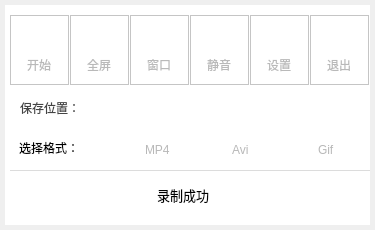
<?xml version="1.0" encoding="UTF-8"?>
<ui version="4.0">
 <class>main_window</class>
 <widget class="QWidget" name="main_window">
  <property name="minimumSize">
   <size>
    <width>375</width>
    <height>230</height>
   </size>
  </property>
  <property name="maximumSize">
   <size>
    <width>375</width>
    <height>230</height>
   </size>
  </property>
  <property name="windowTitle">
   <string>Form</string>
  </property>
  <layout class="QGridLayout" name="gridLayout">
   <property name="leftMargin">
    <number>0</number>
   </property>
   <property name="topMargin">
    <number>0</number>
   </property>
   <property name="rightMargin">
    <number>0</number>
   </property>
   <property name="bottomMargin">
    <number>0</number>
   </property>
   <property name="spacing">
    <number>0</number>
   </property>
   <item row="0" column="0">
    <widget class="QWidget" name="widget" native="true">
     <property name="enabled">
      <bool>true</bool>
     </property>
     <property name="maximumSize">
      <size>
       <width>365</width>
       <height>220</height>
      </size>
     </property>
     <property name="styleSheet">
      <string notr="true">background-color: rgb(255, 255, 255);</string>
     </property>
     <layout class="QVBoxLayout" name="verticalLayout">
      <property name="spacing">
       <number>0</number>
      </property>
      <property name="leftMargin">
       <number>5</number>
      </property>
      <property name="topMargin">
       <number>5</number>
      </property>
      <property name="rightMargin">
       <number>5</number>
      </property>
      <property name="bottomMargin">
       <number>5</number>
      </property>
      <item>
       <widget class="QWidget" name="menu_block_widget" native="true">
        <property name="minimumSize">
         <size>
          <width>360</width>
          <height>80</height>
         </size>
        </property>
        <property name="maximumSize">
         <size>
          <width>360</width>
          <height>80</height>
         </size>
        </property>
        <property name="styleSheet">
         <string notr="true"/>
        </property>
        <layout class="QGridLayout" name="gridLayout_2">
         <property name="leftMargin">
          <number>0</number>
         </property>
         <property name="topMargin">
          <number>0</number>
         </property>
         <property name="rightMargin">
          <number>0</number>
         </property>
         <property name="bottomMargin">
          <number>0</number>
         </property>
         <property name="spacing">
          <number>0</number>
         </property>
         <item row="0" column="0">
          <widget class="QWidget" name="menu_widget" native="true">
           <property name="minimumSize">
            <size>
             <width>360</width>
             <height>80</height>
            </size>
           </property>
           <property name="maximumSize">
            <size>
             <width>360</width>
             <height>80</height>
            </size>
           </property>
           <property name="styleSheet">
            <string notr="true"/>
           </property>
           <layout class="QHBoxLayout" name="horizontalLayout">
            <property name="spacing">
             <number>1</number>
            </property>
            <property name="leftMargin">
             <number>0</number>
            </property>
            <property name="topMargin">
             <number>0</number>
            </property>
            <property name="rightMargin">
             <number>0</number>
            </property>
            <property name="bottomMargin">
             <number>0</number>
            </property>
            <item>
             <widget class="QFrame" name="menu_item_frame_1">
              <property name="minimumSize">
               <size>
                <width>59</width>
                <height>70</height>
               </size>
              </property>
              <property name="maximumSize">
               <size>
                <width>59</width>
                <height>70</height>
               </size>
              </property>
              <property name="styleSheet">
               <string notr="true">
#menu_item_frame_1 {
border-right:1px solid #dcdcdc;color:#cccccc;
border-bottom:1px solid #dcdcdc;color:#cccccc;
}</string>
              </property>
              <property name="frameShape">
               <enum>QFrame::StyledPanel</enum>
              </property>
              <property name="frameShadow">
               <enum>QFrame::Raised</enum>
              </property>
              <layout class="QVBoxLayout" name="verticalLayout_2">
               <property name="spacing">
                <number>10</number>
               </property>
               <property name="leftMargin">
                <number>14</number>
               </property>
               <property name="topMargin">
                <number>10</number>
               </property>
               <property name="rightMargin">
                <number>15</number>
               </property>
               <property name="bottomMargin">
                <number>10</number>
               </property>
               <item>
                <widget class="QWidget" name="menu_play_widget" native="true">
                 <property name="minimumSize">
                  <size>
                   <width>30</width>
                   <height>30</height>
                  </size>
                 </property>
                 <property name="maximumSize">
                  <size>
                   <width>30</width>
                   <height>30</height>
                  </size>
                 </property>
                </widget>
               </item>
               <item>
                <widget class="QLabel" name="label">
                 <property name="styleSheet">
                  <string notr="true">color: rgb(185, 185, 185);</string>
                 </property>
                 <property name="text">
                  <string>开始</string>
                 </property>
                 <property name="alignment">
                  <set>Qt::AlignCenter</set>
                 </property>
                </widget>
               </item>
              </layout>
             </widget>
            </item>
            <item>
             <widget class="QFrame" name="menu_item_frame_2">
              <property name="minimumSize">
               <size>
                <width>59</width>
                <height>70</height>
               </size>
              </property>
              <property name="maximumSize">
               <size>
                <width>59</width>
                <height>70</height>
               </size>
              </property>
              <property name="styleSheet">
               <string notr="true">
#menu_item_frame_2 {
border-right:1px solid #dcdcdc;color:#cccccc;
border-bottom:1px solid #dcdcdc;color:#cccccc;
}</string>
              </property>
              <property name="frameShape">
               <enum>QFrame::StyledPanel</enum>
              </property>
              <property name="frameShadow">
               <enum>QFrame::Raised</enum>
              </property>
              <layout class="QVBoxLayout" name="verticalLayout_3">
               <property name="spacing">
                <number>10</number>
               </property>
               <property name="leftMargin">
                <number>14</number>
               </property>
               <property name="topMargin">
                <number>10</number>
               </property>
               <property name="rightMargin">
                <number>15</number>
               </property>
               <property name="bottomMargin">
                <number>10</number>
               </property>
               <item>
                <widget class="QWidget" name="menu_full_widget" native="true">
                 <property name="minimumSize">
                  <size>
                   <width>30</width>
                   <height>30</height>
                  </size>
                 </property>
                 <property name="maximumSize">
                  <size>
                   <width>30</width>
                   <height>30</height>
                  </size>
                 </property>
                </widget>
               </item>
               <item>
                <widget class="QLabel" name="label_2">
                 <property name="styleSheet">
                  <string notr="true">color: rgb(185, 185, 185);</string>
                 </property>
                 <property name="text">
                  <string>全屏</string>
                 </property>
                 <property name="alignment">
                  <set>Qt::AlignCenter</set>
                 </property>
                </widget>
               </item>
              </layout>
             </widget>
            </item>
            <item>
             <widget class="QFrame" name="menu_item_frame_3">
              <property name="minimumSize">
               <size>
                <width>59</width>
                <height>70</height>
               </size>
              </property>
              <property name="maximumSize">
               <size>
                <width>59</width>
                <height>70</height>
               </size>
              </property>
              <property name="styleSheet">
               <string notr="true">
#menu_item_frame_3 {
border-right:1px solid #dcdcdc;color:#cccccc;
border-bottom:1px solid #dcdcdc;color:#cccccc;
}</string>
              </property>
              <property name="frameShape">
               <enum>QFrame::StyledPanel</enum>
              </property>
              <property name="frameShadow">
               <enum>QFrame::Raised</enum>
              </property>
              <layout class="QVBoxLayout" name="verticalLayout_4">
               <property name="spacing">
                <number>10</number>
               </property>
               <property name="leftMargin">
                <number>14</number>
               </property>
               <property name="topMargin">
                <number>10</number>
               </property>
               <property name="rightMargin">
                <number>15</number>
               </property>
               <property name="bottomMargin">
                <number>10</number>
               </property>
               <item>
                <widget class="QWidget" name="menu_window_widget" native="true">
                 <property name="minimumSize">
                  <size>
                   <width>30</width>
                   <height>30</height>
                  </size>
                 </property>
                 <property name="maximumSize">
                  <size>
                   <width>30</width>
                   <height>30</height>
                  </size>
                 </property>
                </widget>
               </item>
               <item>
                <widget class="QLabel" name="label_3">
                 <property name="styleSheet">
                  <string notr="true">color: rgb(185, 185, 185);</string>
                 </property>
                 <property name="text">
                  <string>窗口</string>
                 </property>
                 <property name="alignment">
                  <set>Qt::AlignCenter</set>
                 </property>
                </widget>
               </item>
              </layout>
             </widget>
            </item>
            <item>
             <widget class="QFrame" name="menu_item_frame_4">
              <property name="minimumSize">
               <size>
                <width>59</width>
                <height>70</height>
               </size>
              </property>
              <property name="maximumSize">
               <size>
                <width>59</width>
                <height>70</height>
               </size>
              </property>
              <property name="styleSheet">
               <string notr="true">
#menu_item_frame_4 {
border-right:1px solid #dcdcdc;color:#cccccc;
border-bottom:1px solid #dcdcdc;color:#cccccc;
}</string>
              </property>
              <property name="frameShape">
               <enum>QFrame::StyledPanel</enum>
              </property>
              <property name="frameShadow">
               <enum>QFrame::Raised</enum>
              </property>
              <layout class="QVBoxLayout" name="verticalLayout_5">
               <property name="spacing">
                <number>10</number>
               </property>
               <property name="leftMargin">
                <number>14</number>
               </property>
               <property name="topMargin">
                <number>10</number>
               </property>
               <property name="rightMargin">
                <number>15</number>
               </property>
               <property name="bottomMargin">
                <number>10</number>
               </property>
               <item>
                <widget class="QWidget" name="menu_sound_widget" native="true">
                 <property name="minimumSize">
                  <size>
                   <width>30</width>
                   <height>30</height>
                  </size>
                 </property>
                 <property name="maximumSize">
                  <size>
                   <width>30</width>
                   <height>30</height>
                  </size>
                 </property>
                </widget>
               </item>
               <item>
                <widget class="QLabel" name="label_4">
                 <property name="styleSheet">
                  <string notr="true">color: rgb(185, 185, 185);</string>
                 </property>
                 <property name="text">
                  <string>静音</string>
                 </property>
                 <property name="alignment">
                  <set>Qt::AlignCenter</set>
                 </property>
                </widget>
               </item>
              </layout>
             </widget>
            </item>
            <item>
             <widget class="QFrame" name="menu_item_frame_5">
              <property name="minimumSize">
               <size>
                <width>59</width>
                <height>70</height>
               </size>
              </property>
              <property name="maximumSize">
               <size>
                <width>59</width>
                <height>70</height>
               </size>
              </property>
              <property name="styleSheet">
               <string notr="true">
#menu_item_frame_5{
border-right:1px solid #dcdcdc;color:#cccccc;
border-bottom:1px solid #dcdcdc;color:#cccccc;
}</string>
              </property>
              <property name="frameShape">
               <enum>QFrame::StyledPanel</enum>
              </property>
              <property name="frameShadow">
               <enum>QFrame::Raised</enum>
              </property>
              <layout class="QVBoxLayout" name="verticalLayout_6">
               <property name="spacing">
                <number>10</number>
               </property>
               <property name="leftMargin">
                <number>14</number>
               </property>
               <property name="topMargin">
                <number>10</number>
               </property>
               <property name="rightMargin">
                <number>15</number>
               </property>
               <property name="bottomMargin">
                <number>10</number>
               </property>
               <item>
                <widget class="QWidget" name="menu_setting_widget" native="true">
                 <property name="minimumSize">
                  <size>
                   <width>30</width>
                   <height>30</height>
                  </size>
                 </property>
                 <property name="maximumSize">
                  <size>
                   <width>30</width>
                   <height>30</height>
                  </size>
                 </property>
                </widget>
               </item>
               <item>
                <widget class="QLabel" name="label_5">
                 <property name="styleSheet">
                  <string notr="true">color: rgb(185, 185, 185);</string>
                 </property>
                 <property name="text">
                  <string>设置</string>
                 </property>
                 <property name="alignment">
                  <set>Qt::AlignCenter</set>
                 </property>
                </widget>
               </item>
              </layout>
             </widget>
            </item>
            <item>
             <widget class="QFrame" name="menu_item_frame_6">
              <property name="minimumSize">
               <size>
                <width>59</width>
                <height>70</height>
               </size>
              </property>
              <property name="maximumSize">
               <size>
                <width>59</width>
                <height>70</height>
               </size>
              </property>
              <property name="styleSheet">
               <string notr="true">
#menu_item_frame_6 {
border-bottom:1px solid #dcdcdc;color:#cccccc;
}</string>
              </property>
              <property name="frameShape">
               <enum>QFrame::StyledPanel</enum>
              </property>
              <property name="frameShadow">
               <enum>QFrame::Raised</enum>
              </property>
              <layout class="QVBoxLayout" name="verticalLayout_7">
               <property name="spacing">
                <number>10</number>
               </property>
               <property name="leftMargin">
                <number>14</number>
               </property>
               <property name="topMargin">
                <number>10</number>
               </property>
               <property name="rightMargin">
                <number>15</number>
               </property>
               <property name="bottomMargin">
                <number>10</number>
               </property>
               <item>
                <widget class="QWidget" name="menu_close_widget" native="true">
                 <property name="minimumSize">
                  <size>
                   <width>30</width>
                   <height>30</height>
                  </size>
                 </property>
                 <property name="maximumSize">
                  <size>
                   <width>30</width>
                   <height>30</height>
                  </size>
                 </property>
                </widget>
               </item>
               <item>
                <widget class="QLabel" name="label_6">
                 <property name="styleSheet">
                  <string notr="true">color: rgb(185, 185, 185);</string>
                 </property>
                 <property name="text">
                  <string>退出</string>
                 </property>
                 <property name="alignment">
                  <set>Qt::AlignCenter</set>
                 </property>
                </widget>
               </item>
              </layout>
             </widget>
            </item>
           </layout>
          </widget>
         </item>
        </layout>
       </widget>
      </item>
      <item>
       <widget class="QWidget" name="setting_block_widget" native="true">
        <property name="minimumSize">
         <size>
          <width>360</width>
          <height>80</height>
         </size>
        </property>
        <property name="maximumSize">
         <size>
          <width>360</width>
          <height>80</height>
         </size>
        </property>
        <layout class="QVBoxLayout" name="verticalLayout_9">
         <property name="spacing">
          <number>0</number>
         </property>
         <property name="leftMargin">
          <number>0</number>
         </property>
         <property name="topMargin">
          <number>0</number>
         </property>
         <property name="rightMargin">
          <number>0</number>
         </property>
         <property name="bottomMargin">
          <number>0</number>
         </property>
         <item>
          <widget class="QWidget" name="widget_7" native="true">
           <layout class="QVBoxLayout" name="verticalLayout_8">
            <property name="spacing">
             <number>5</number>
            </property>
            <property name="leftMargin">
             <number>0</number>
            </property>
            <property name="topMargin">
             <number>0</number>
            </property>
            <property name="rightMargin">
             <number>0</number>
            </property>
            <property name="bottomMargin">
             <number>5</number>
            </property>
            <item>
             <widget class="QWidget" name="widget_8" native="true">
              <property name="minimumSize">
               <size>
                <width>350</width>
                <height>35</height>
               </size>
              </property>
              <property name="maximumSize">
               <size>
                <width>350</width>
                <height>35</height>
               </size>
              </property>
              <layout class="QHBoxLayout" name="horizontalLayout_2">
               <property name="spacing">
                <number>0</number>
               </property>
               <property name="leftMargin">
                <number>0</number>
               </property>
               <property name="topMargin">
                <number>0</number>
               </property>
               <property name="rightMargin">
                <number>0</number>
               </property>
               <property name="bottomMargin">
                <number>0</number>
               </property>
               <item>
                <widget class="QLabel" name="setting_save_label">
                 <property name="minimumSize">
                  <size>
                   <width>300</width>
                   <height>35</height>
                  </size>
                 </property>
                 <property name="maximumSize">
                  <size>
                   <width>300</width>
                   <height>35</height>
                  </size>
                 </property>
                 <property name="styleSheet">
                  <string notr="true">color: rgb(68, 68, 68);</string>
                 </property>
                 <property name="text">
                  <string>保存位置：</string>
                 </property>
                </widget>
               </item>
               <item>
                <widget class="QWidget" name="setting_save_widget" native="true">
                 <property name="minimumSize">
                  <size>
                   <width>20</width>
                   <height>20</height>
                  </size>
                 </property>
                 <property name="maximumSize">
                  <size>
                   <width>20</width>
                   <height>20</height>
                  </size>
                 </property>
                </widget>
               </item>
              </layout>
             </widget>
            </item>
            <item>
             <widget class="QWidget" name="widget_9" native="true">
              <property name="minimumSize">
               <size>
                <width>350</width>
                <height>35</height>
               </size>
              </property>
              <property name="maximumSize">
               <size>
                <width>350</width>
                <height>35</height>
               </size>
              </property>
              <layout class="QHBoxLayout" name="horizontalLayout_3">
               <property name="spacing">
                <number>15</number>
               </property>
               <property name="leftMargin">
                <number>0</number>
               </property>
               <property name="topMargin">
                <number>0</number>
               </property>
               <property name="rightMargin">
                <number>0</number>
               </property>
               <property name="bottomMargin">
                <number>0</number>
               </property>
               <item>
                <widget class="QWidget" name="setting_type_widget" native="true">
                 <property name="minimumSize">
                  <size>
                   <width>85</width>
                   <height>35</height>
                  </size>
                 </property>
                 <property name="maximumSize">
                  <size>
                   <width>85</width>
                   <height>35</height>
                  </size>
                 </property>
                 <layout class="QGridLayout" name="gridLayout_5">
                  <item row="0" column="0">
                   <widget class="QLabel" name="label_7">
                    <property name="text">
                     <string>选择格式：</string>
                    </property>
                   </widget>
                  </item>
                 </layout>
                </widget>
               </item>
               <item>
                <widget class="QWidget" name="widget_12" native="true">
                 <property name="minimumSize">
                  <size>
                   <width>250</width>
                   <height>35</height>
                  </size>
                 </property>
                 <property name="maximumSize">
                  <size>
                   <width>250</width>
                   <height>35</height>
                  </size>
                 </property>
                 <layout class="QHBoxLayout" name="horizontalLayout_4">
                  <property name="spacing">
                   <number>10</number>
                  </property>
                  <property name="leftMargin">
                   <number>0</number>
                  </property>
                  <property name="topMargin">
                   <number>0</number>
                  </property>
                  <property name="rightMargin">
                   <number>0</number>
                  </property>
                  <property name="bottomMargin">
                   <number>0</number>
                  </property>
                  <item>
                   <widget class="QWidget" name="widget_13" native="true">
                    <layout class="QHBoxLayout" name="horizontalLayout_5">
                     <property name="spacing">
                      <number>5</number>
                     </property>
                     <property name="leftMargin">
                      <number>0</number>
                     </property>
                     <property name="topMargin">
                      <number>5</number>
                     </property>
                     <property name="rightMargin">
                      <number>0</number>
                     </property>
                     <property name="bottomMargin">
                      <number>0</number>
                     </property>
                     <item>
                      <widget class="QWidget" name="setting_type_mp4_widget" native="true">
                       <property name="minimumSize">
                        <size>
                         <width>30</width>
                         <height>30</height>
                        </size>
                       </property>
                       <property name="maximumSize">
                        <size>
                         <width>30</width>
                         <height>30</height>
                        </size>
                       </property>
                      </widget>
                     </item>
                     <item>
                      <widget class="QLabel" name="setting_type_mp4_label">
                       <property name="styleSheet">
                        <string notr="true">color: rgb(184, 184, 184);</string>
                       </property>
                       <property name="text">
                        <string>MP4</string>
                       </property>
                      </widget>
                     </item>
                    </layout>
                   </widget>
                  </item>
                  <item>
                   <widget class="QWidget" name="widget_17" native="true">
                    <layout class="QHBoxLayout" name="horizontalLayout_7">
                     <property name="spacing">
                      <number>5</number>
                     </property>
                     <property name="leftMargin">
                      <number>0</number>
                     </property>
                     <property name="topMargin">
                      <number>5</number>
                     </property>
                     <property name="rightMargin">
                      <number>0</number>
                     </property>
                     <property name="bottomMargin">
                      <number>0</number>
                     </property>
                     <item>
                      <widget class="QWidget" name="setting_type_avi_widget" native="true">
                       <property name="minimumSize">
                        <size>
                         <width>30</width>
                         <height>30</height>
                        </size>
                       </property>
                       <property name="maximumSize">
                        <size>
                         <width>30</width>
                         <height>30</height>
                        </size>
                       </property>
                      </widget>
                     </item>
                     <item>
                      <widget class="QLabel" name="setting_type_avi_label">
                       <property name="styleSheet">
                        <string notr="true">color: rgb(184, 184, 184);</string>
                       </property>
                       <property name="text">
                        <string>Avi</string>
                       </property>
                      </widget>
                     </item>
                    </layout>
                   </widget>
                  </item>
                  <item>
                   <widget class="QWidget" name="widget_14" native="true">
                    <layout class="QHBoxLayout" name="horizontalLayout_6">
                     <property name="spacing">
                      <number>5</number>
                     </property>
                     <property name="leftMargin">
                      <number>0</number>
                     </property>
                     <property name="topMargin">
                      <number>5</number>
                     </property>
                     <property name="rightMargin">
                      <number>0</number>
                     </property>
                     <property name="bottomMargin">
                      <number>0</number>
                     </property>
                     <item>
                      <widget class="QWidget" name="setting_type_gif_widget" native="true">
                       <property name="minimumSize">
                        <size>
                         <width>30</width>
                         <height>30</height>
                        </size>
                       </property>
                       <property name="maximumSize">
                        <size>
                         <width>30</width>
                         <height>30</height>
                        </size>
                       </property>
                      </widget>
                     </item>
                     <item>
                      <widget class="QLabel" name="setting_type_gif_label">
                       <property name="styleSheet">
                        <string notr="true">color: rgb(184, 184, 184);</string>
                       </property>
                       <property name="text">
                        <string>Gif</string>
                       </property>
                      </widget>
                     </item>
                    </layout>
                   </widget>
                  </item>
                 </layout>
                </widget>
               </item>
              </layout>
             </widget>
            </item>
           </layout>
          </widget>
         </item>
        </layout>
       </widget>
      </item>
      <item>
       <widget class="QWidget" name="success_block_widget" native="true">
        <property name="minimumSize">
         <size>
          <width>360</width>
          <height>50</height>
         </size>
        </property>
        <property name="maximumSize">
         <size>
          <width>360</width>
          <height>50</height>
         </size>
        </property>
        <layout class="QGridLayout" name="gridLayout_3">
         <property name="leftMargin">
          <number>0</number>
         </property>
         <property name="topMargin">
          <number>0</number>
         </property>
         <property name="rightMargin">
          <number>0</number>
         </property>
         <property name="bottomMargin">
          <number>0</number>
         </property>
         <property name="spacing">
          <number>0</number>
         </property>
         <item row="0" column="0">
          <widget class="QFrame" name="result_frame">
           <property name="styleSheet">
            <string notr="true">#result_frame {border-top:1px solid #dcdcdc;}</string>
           </property>
           <property name="frameShape">
            <enum>QFrame::StyledPanel</enum>
           </property>
           <property name="frameShadow">
            <enum>QFrame::Raised</enum>
           </property>
           <layout class="QGridLayout" name="gridLayout_4">
            <property name="leftMargin">
             <number>0</number>
            </property>
            <property name="topMargin">
             <number>0</number>
            </property>
            <property name="rightMargin">
             <number>0</number>
            </property>
            <property name="bottomMargin">
             <number>0</number>
            </property>
            <property name="spacing">
             <number>0</number>
            </property>
            <item row="0" column="0">
             <widget class="QWidget" name="widget_19" native="true">
              <property name="minimumSize">
               <size>
                <width>135</width>
                <height>35</height>
               </size>
              </property>
              <property name="maximumSize">
               <size>
                <width>135</width>
                <height>35</height>
               </size>
              </property>
              <layout class="QHBoxLayout" name="horizontalLayout_8">
               <property name="spacing">
                <number>10</number>
               </property>
               <property name="leftMargin">
                <number>0</number>
               </property>
               <property name="topMargin">
                <number>0</number>
               </property>
               <property name="rightMargin">
                <number>0</number>
               </property>
               <property name="bottomMargin">
                <number>0</number>
               </property>
               <item>
                <widget class="QWidget" name="success_widget" native="true">
                 <property name="minimumSize">
                  <size>
                   <width>25</width>
                   <height>25</height>
                  </size>
                 </property>
                 <property name="maximumSize">
                  <size>
                   <width>25</width>
                   <height>25</height>
                  </size>
                 </property>
                </widget>
               </item>
               <item>
                <widget class="QLabel" name="label_11">
                 <property name="minimumSize">
                  <size>
                   <width>150</width>
                   <height>0</height>
                  </size>
                 </property>
                 <property name="font">
                  <font>
                   <family>黑体</family>
                   <pointsize>10</pointsize>
                  </font>
                 </property>
                 <property name="text">
                  <string>录制成功</string>
                 </property>
                </widget>
               </item>
              </layout>
             </widget>
            </item>
           </layout>
          </widget>
         </item>
        </layout>
       </widget>
      </item>
     </layout>
    </widget>
   </item>
  </layout>
 </widget>
 <resources>
  <include location="../assets/icons.qrc"/>
 </resources>
 <connections/>
</ui>
